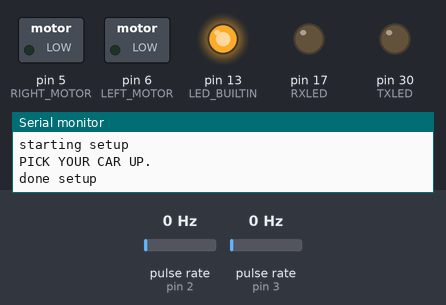
Recording of a sketch running on a simulated Arduino Mega 2560, built with avr-gcc and run on an emulated ATmega2560. On the bench: switched loads named in the sketch (green lamp = pin HIGH), output pins drawn as LEDs (lit = HIGH), the last lines printed to the serial monitor. Wiring (inferred from the names in the program): 2 × pulse sensor: data pin 2 / data pin 3. The inputs (shaded band) are chosen by the test bench; at power-on: pulse rate (sensors on pin 2, pin 3) 0 Hz.

Above: at 6.2 s.
6.3 s: pulse rate (sensor on pin 2) set to 10 Hz
At 7.3 s:
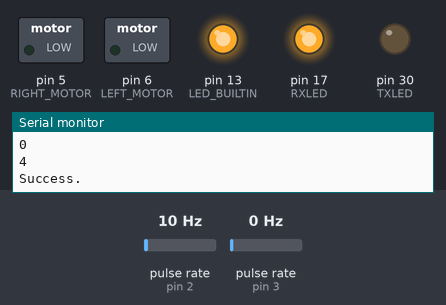
9.3 s: pulse rate (sensor on pin 2) set to 14 Hz
At 17.8 s:
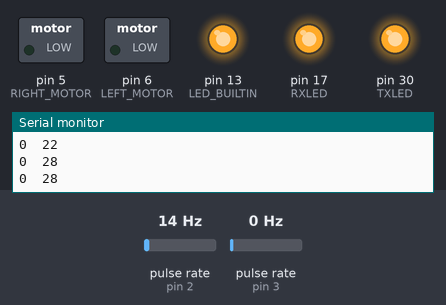
Timing chart, 0 to 19.3 s (numbered marks = the images above; inputs shaded):
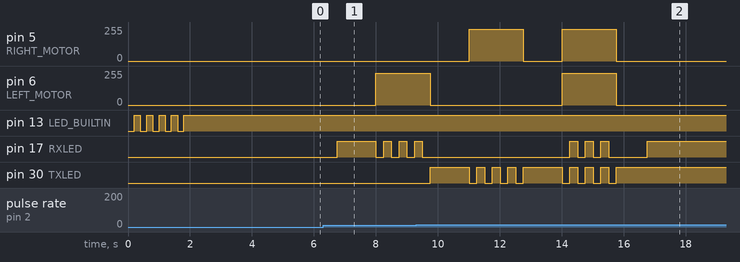

The sketch:

encoder_test_0_ticks.ino
```cpp
// at the top of the file, we decide which pins correspond to each motor/encoder
#define LEFT_MOTOR                  6
#define LEFT_ENCODER                3
#define RIGHT_MOTOR                 5
#define RIGHT_ENCODER               2

// LED_BUILTIN already defined
#define RXLED                       17 // The RX LED has a defined Arduino pin
#define TXLED                       30 // The TX LED has a defined Arduino pin

#define TIMEOUT 250 // does this even do anything, we can delete this right

#define MAX_TICK_ERROR              4
#define SAMPLING_INTERVAL           250
#define SAMPLES_PER_PHASE           8
#define NUM_PHASES                  4

#define SAMPLE_LEN                  (SAMPLES_PER_PHASE*NUM_PHASES)

// We define our 3 modes/phases of the test:
#define MODE_DRIVE                  0 // Car is running the test and driving the wheels
#define MODE_STOP                   1 // Car has finished completing the test
int loop_mode = -1;

// counts of the encoder ticks for left and right encoder/wheel respectfully
volatile int left_count = 0; //in static RAM
volatile int right_count = 0; //in static RAM

// Our test will have 4 phases: no wheels running, left wheel running, right wheel running, no wheel running
int step_num = 0;
int phase = 0;
int phase_pwms[2][NUM_PHASES] = {
  {0, 240, 0, 240},
  {0, 0, 240, 240},
};

int phase_results[NUM_PHASES][2] = {{0}};

int left_pwm = 0;
int right_pwm = 0;

void setup(void) {
  // set the baud rate as 38400
  Serial.begin(38400);
  while (!Serial) ;
  Serial.println("starting setup");

  // set up the encoder pins as INPUT to read data and motor pins as OUTPUT to drive motor circuits
  pinMode(LEFT_MOTOR, OUTPUT);
  pinMode(LEFT_ENCODER, INPUT);
  pinMode(RIGHT_MOTOR, OUTPUT);
  pinMode(RIGHT_ENCODER, INPUT);

  // enable the LED pins
  pinMode(LED_BUILTIN, OUTPUT);
  pinMode(RXLED, OUTPUT);
  pinMode(TXLED, OUTPUT);
  digitalWrite(LED_BUILTIN, LOW);

  // everytime our encoder readings go from low to high, we send an interrupt to our arduino to increment the encoder tick count
  attachInterrupt(digitalPinToInterrupt(RIGHT_ENCODER), flag_right, CHANGE);
  attachInterrupt(digitalPinToInterrupt(LEFT_ENCODER), flag_left, CHANGE);

  // ensure motors aren't moving, then begin waiting for button press to begin test
  write_pwm(0, 0);
  step_num = 0;
  left_count = 0;
  right_count = 0;
  start_drive_mode();
  Serial.println("done setup");
}

void loop(void) {
  if (loop_mode == MODE_DRIVE) {
    // blink the LED's while testing
    // RXLED and TXLED turning on correspond to the left motors and right motors moving, respectively
    for (int i = 0; i < 4; i++) {
      if (phase == 1 || phase == 3) digitalWrite(RXLED, step_num % 2);
      if (phase == 2 || phase == 3) digitalWrite(TXLED, step_num % 2);
    }

    write_pwm(phase_pwms[0][phase], phase_pwms[1][phase]);

    // counter for how long each phase should be. Once we've reached the desired duration, continue to the next phase (or conclude the test if there are no more phases)
    step_num++;
    if (step_num == SAMPLES_PER_PHASE) {
      show_phase_results();
      phase++;
      if (phase == NUM_PHASES) {
        stop_tests();
      }
      else {
        next_phase();
      }
    }

    delay(SAMPLING_INTERVAL);
  }
}

/*---------------------------*/
/*     Helper functions      */
/*---------------------------*/

// Switch to testing mode from listen mode
void start_drive_mode(void) {
  loop_mode = MODE_DRIVE;
  write_pwm(0, 0);
  Serial.println("PICK YOUR CAR UP.");
  for (int i = 0; i < 5; i ++) {
      digitalWrite(LED_BUILTIN, LOW);
      delay(200);
      digitalWrite(LED_BUILTIN, HIGH);
      delay(200);
  }
  delay(3000);
}

// Reset counters for next phase
void next_phase(void) {
  Serial.print("Starting phase ");
  Serial.print(phase);
  Serial.print("... ");
  step_num = 0;
  left_count = 0;
  right_count = 0;
}

void show_phase_results(void) {
  write_pwm(0, 0);
  Serial.println(left_count);
  Serial.println(right_count);
  int left_res = left_count;
  int right_res = right_count;
  phase_results[phase][0] = left_res;
  phase_results[phase][1] = right_res;

  if ((0 <= left_res && left_res <= MAX_TICK_ERROR) &&
      (0 <= right_res && right_res <= MAX_TICK_ERROR)) {
    digitalWrite(RXLED, HIGH);
    digitalWrite(TXLED, LOW);
    if (phase == 0) {
      Serial.println("Success.");
    } else {
      Serial.println("Success if encoder wheels are off. Failure if encoder wheels are on.");
    }
  }
  else {
    digitalWrite(RXLED, LOW);
    digitalWrite(TXLED, HIGH);
    if (phase == 0) {
      Serial.println("Failure.");
    } else {
      Serial.println("Failure if encoder wheels are off. Success if encoder wheels are on.");
    }
  }
  delay(1000);
}

void stop_tests(void) {
  loop_mode = MODE_STOP;
  write_pwm(0, 0);
  digitalWrite(LED_BUILTIN, HIGH);
  digitalWrite(RXLED, HIGH);
  digitalWrite(TXLED, HIGH);
  Serial.println("Tests finished.");
  print_results();
}

void print_results(void) {
  Serial.println("Encoder ticks per phase:");
  for (int i = 0; i < NUM_PHASES; i++) {
    Serial.print(phase_results[i][0]);
    Serial.print("\t");
    Serial.println(phase_results[i][1]);
  }
}

//good
void write_pwm(int pwm_left, int pwm_right) {
  left_pwm = (int) min(max(0, pwm_left), 255);
  right_pwm = (int) min(max(0, pwm_right), 255);
  analogWrite(LEFT_MOTOR, left_pwm);
  analogWrite(RIGHT_MOTOR, right_pwm);
}

void flag_left() {
  if(digitalRead(LEFT_ENCODER)) {
    left_count++;
  }
}

void flag_right() {
  if(digitalRead(RIGHT_ENCODER)) {
    right_count++;
  }
}
```

Measured:
- the behaviour switches between 11 and 12 Hz on pulse rate (sensor on pin 2) (found by bisection; images 1 and 2)
- by itself, pin 5 (RIGHT_MOTOR): alternates 240/255 for 1.8 s and 0/255 for 1.3 s, 4 changes in all, then stays 0/255
- by itself, pin 17 (RXLED): repeats every 0.50 s: HIGH 0.25 s, LOW 0.25 s
